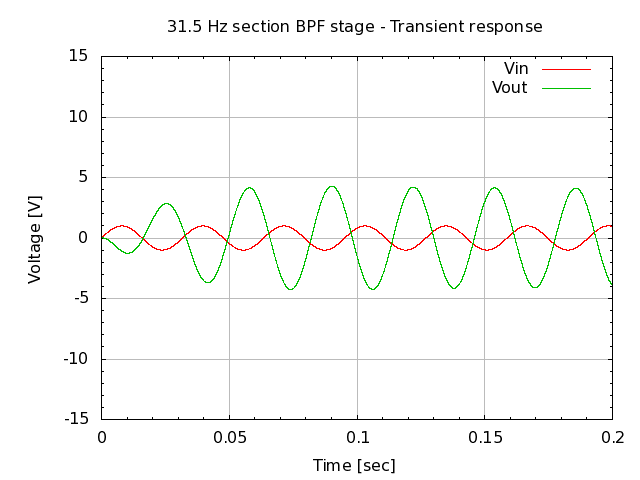

Source code (gnuplot):
# setup terminal
set term png

# setup graph
set output "26.006.00.02.02-1.png"
set title "31.5 Hz section BPF stage - Transient response"

# setup Y-axis
set yrange [-15:15]
set grid ytics lt 1 lw 1 lc rgb "#bbbbbb"
set mytics
set ylabel "Voltage [V]"

# setup X-axis
set grid xtics lt 1 lw 1 lc rgb "#bbbbbb"
set mxtics
set xlabel "Time [sec]"

# setup plot style
set style data lines
plot '26.006.00.02.02.dat' using 1:2 title "Vin", \
     '26.006.00.02.02.dat' using 1:3 title "Vout"

# set output back to default
set output

# reset terminal type
set terminal pop

